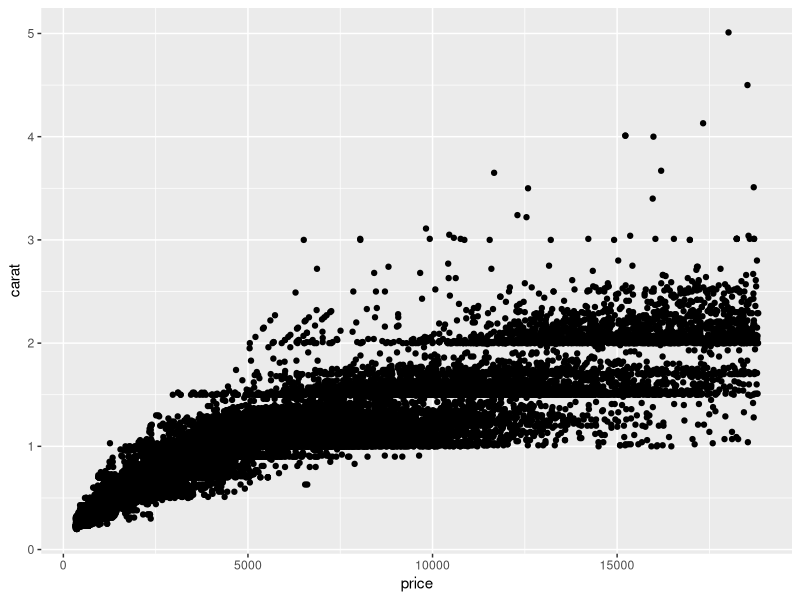
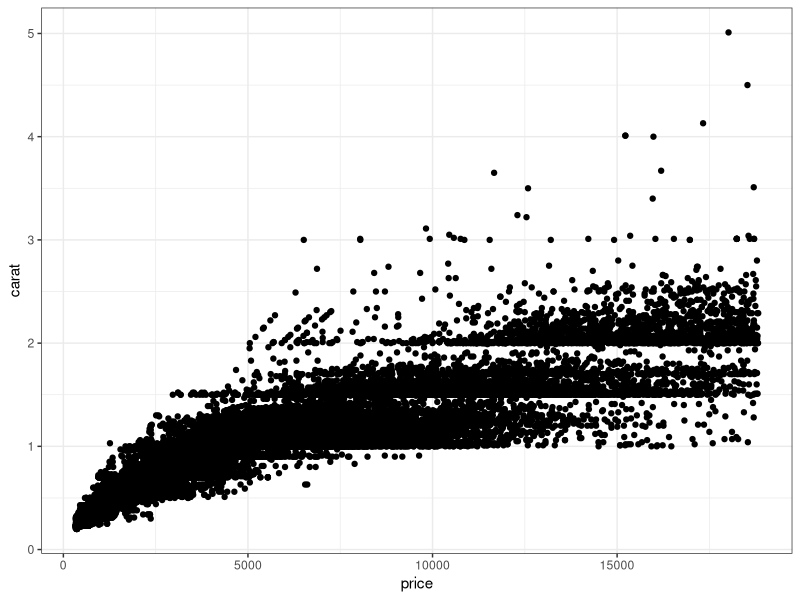
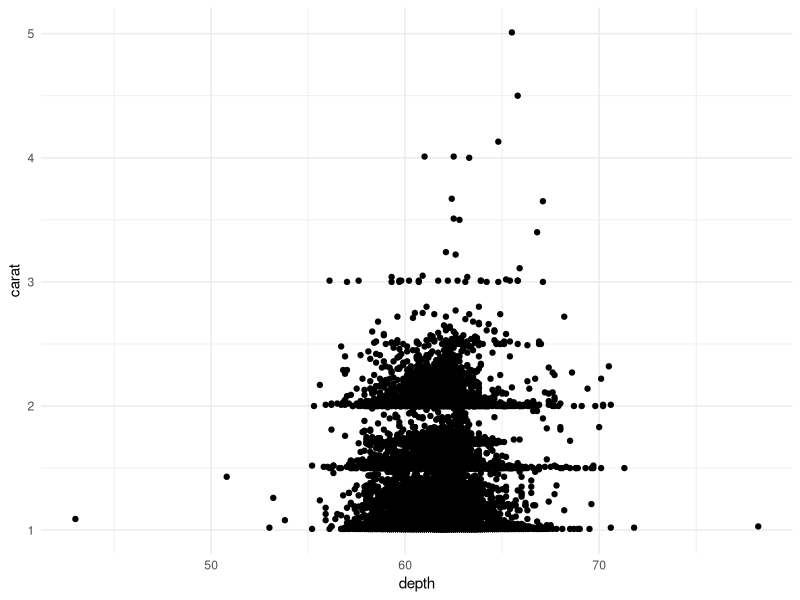

Recreate these plots in R, in order.
## ---- chunk 1
### In this code chunk, start with the diamonds dataset (built in to
### ggplot2 package) and create a plot of price vs. carat (or some other
### variables of your choice)
library(ggplot2)

ggplot(data = diamonds) +
  geom_point(aes(x = price, y = carat))

## ---- chunk 2
### In this code chunk, start with the diamonds dataset (built in to
### ggplot2 package) and create a subset based on filtering, e.g., 
### size greater than 1 carat or cut is "Ideal"
library(dplyr)

diamonds_df <- ggplot2::diamonds |>
  filter(carat > 1)

## ---- chunk 3
#Poooooooppyyyy pooooppppyyyy # Dont you fucking say word

ggplot(data = diamonds) +
  geom_point(aes(x = price, y = carat)) +
  theme_bw()




ggplot(data=diamonds_df) +
  geom_point (aes(x = depth, y = carat)) +
  theme_minimal()

summary(diamonds)

## ---- chunk 4
### Both partners - delete this comment, then write some code here
### to plot, summarize, calculate something simple using the diamonds
### dataset.


